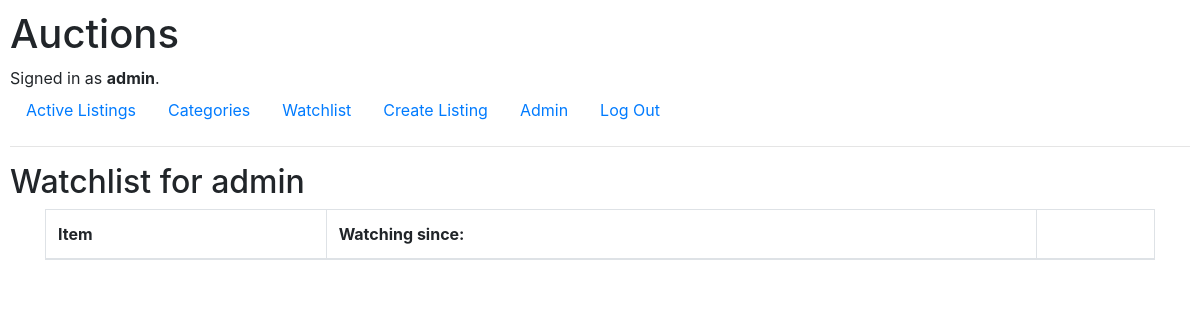
The page /listings/watch (signed in) on the database as committed earlier.
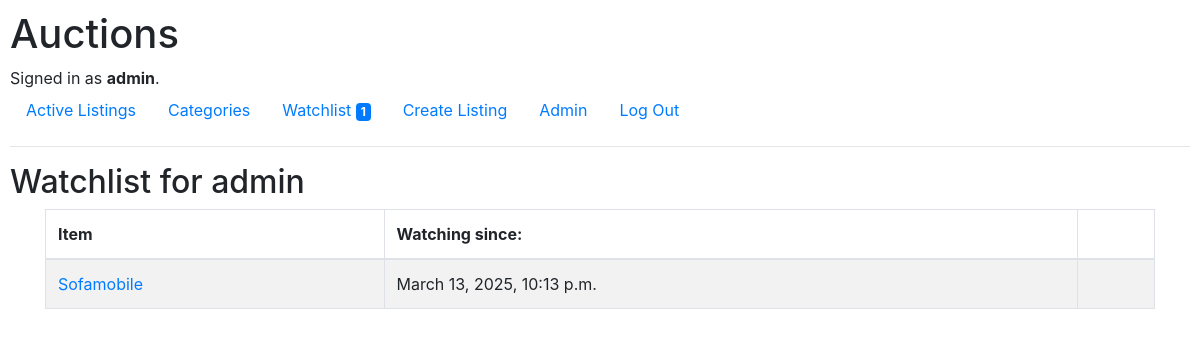
The same page on the database as committed later.
### auctions/models.py (models this page shows, shortened)
class User(AbstractUser):
    number_on_watchlist = models.CharField(blank=True, max_length=8)

class Watch(models.Model):
    watcher = models.ForeignKey(User, on_delete=models.CASCADE, related_name="watchlist")
    item = models.ForeignKey(Listings, on_delete=models.CASCADE)
    date = models.DateTimeField(auto_now_add=True)

class Listings(models.Model):
    vendor = models.ForeignKey(User, on_delete=models.CASCADE, related_name="user_listings")
    categories = models.ManyToManyField(Categories, related_name="listed")
    title = models.CharField(max_length=64)
    description = models.CharField(max_length=256, blank=True, default="")
    reserve_price = models.DecimalField(decimal_places=2, max_digits=8, default=0)
    date_listed = models.DateTimeField(auto_now_add=True)
    img_file = models.CharField(max_length=64, blank=True, default="")
    active = models.BooleanField()
    def __str__(self):
        return f"{self.title}"

### auctions/views.py (the view)
# urls.py: path("listings/watch", views.watchlist, name="watchlist"),
def watchlist(request):
    user = request.user
    listings = Watch.objects.filter(watcher=user.id)
    return render(request, "auctions/watchlist.html", {
        "listings": listings
    })

### auctions/templates/auctions/watchlist.html
{% extends "auctions/layout.html" %}
{% block body %}
  <h2>Watchlist {% if user.is_authenticated %} for {{ user.username }}{% endif %}</h2>
  <div class="container">
    <div class="row">
        <div class="col-md-12">
            <table class="table table-bordered table-striped table-hover">
              <thead><th>Item</th><th>Watching since:</th><th></th></thead>
              <tbody>
              {% for listing in listings %}
                <tr><td><a href="{{ listing.item.id }}">{{ listing.item }}</a></td><td>{{ listing.date }}</td><td></td></tr>
              {% endfor %}
              </tbody>
            </table>
        </div>
    </div>
</div>
{% endblock %}

### auctions/templates/auctions/layout.html (shortened to what this page needs)
{% load static %}
<!DOCTYPE html>
<html lang="en">
    <head>
        <link rel="stylesheet" href="https://stackpath.bootstrapcdn.com/bootstrap/4.4.1/css/bootstrap.min.css">
        <link href="{% static 'auctions/styles.css' %}" rel="stylesheet">
    </head>
    <body>
        <h1>Auctions</h1>
        <div>
            {% if user.is_authenticated %}
                Signed in as <strong>{{ user.username }}</strong>.
            {% else %}
                Not signed in.
            {% endif %}
        </div>
        <ul class="nav">
            <li class="nav-item">
                <a class="nav-link" href="{% url 'index' %}">Active Listings</a>
            </li>
            <li>
                <a class="nav-link" href="{% url 'categories' %}">Categories</a>
            </li>
            {% if user.is_authenticated %}
                <li class="nav-item">
                    <a class="nav-link" href="{% url 'watchlist' %}">Watchlist <span class="badge bg-primary" style="color:#ffffff">{{ user.number_on_watchlist }}</span></a>
                </li>
                <li class="nav-item">
                    <a class="nav-link" href="{% url 'add_listing' %}">Create Listing</a>
                </li>
                {% if user.is_superuser %}
                    <li class="nav-item">
                        <a class="nav-link" href="/admin">Admin</a>
                    </li>
                {% endif %}
                <li class="nav-item">
                    <a class="nav-link" href="{% url 'logout' %}">Log Out</a>
                </li>
            {% endif %}
        </ul>
        <hr>
        {% block body %}
        {% endblock %}
    </body>
</html>

Rows that differ between the two databases and show on the page:
changed User "admin": number_on_watchlist (not shown) → "1"
added Watch: item "Sofamobile", date "March 13, 2025, 10:13 p.m."
